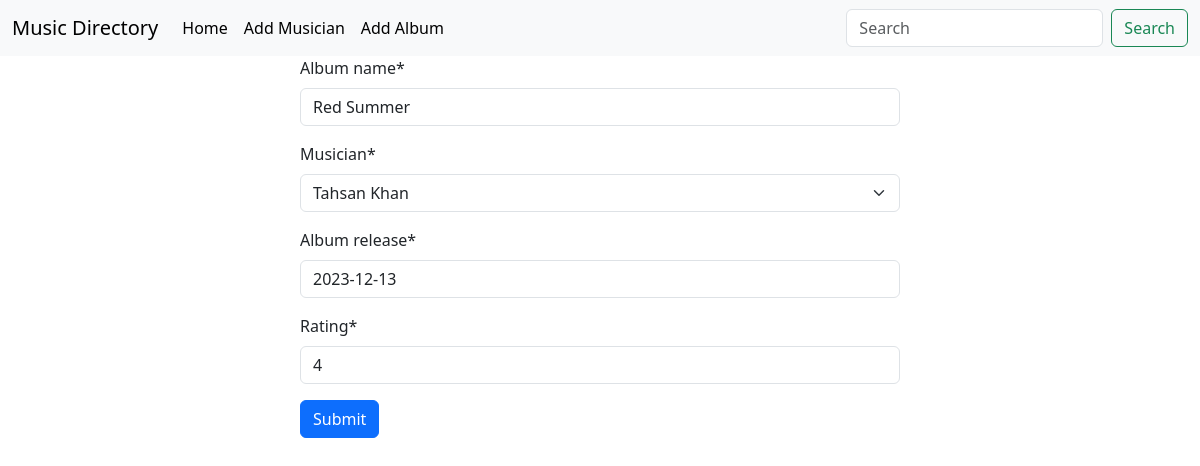
Screenshot of /music/editalbum/7/ with the database file from the repository.
### first_app/models.py (models this page shows, shortened)
class AlbumModel(models.Model):
    album_name = models.CharField(max_length=30)
    musician = models.ForeignKey(MusicModel, on_delete=models.CASCADE)
    album_release = models.DateField(default=datetime.date.today)
    rating = models.IntegerField(validators=[MinValueValidator(1), MaxValueValidator(5)])

### first_app/views.py (the view)
# urls.py: path('editalbum/<int:id>/', views.editalbum, name='EditA'),
def editalbum(request, id):
    album = models.AlbumModel.objects.get(pk=id)
    album_form = forms.AlbumForm(instance=album)
    if request.method == 'POST':
        album_form = forms.AlbumForm(request.POST, instance=album)
        if album_form.is_valid():
            album_form.save()
            return redirect('Home')
    return render(request, 'musician.html', {'form': album_form})

### first_app/forms.py
class AlbumForm(forms.ModelForm):
    class Meta:
        model = models.AlbumModel
        fields = '__all__'

### first_app/models.py (called while the page is built)
    def __str__(self):
        return self.first_name + " " + self.last_name

### first_app/templates/musician.html (shortened to what this page needs)
{% extends 'base.html' %}
{% load crispy_forms_tags %}
{% block content %}
<form action="" style="width: 50%; margin: auto;" method="POST">
    {{ form | crispy }}
    <button class="btn btn-primary">Submit</button>
</form>
{% endblock %}

### rows the page displays
AlbumModel: album_name "Red Summer", musician "Tahsan Khan", album_release "2023-12-13", rating "4"
